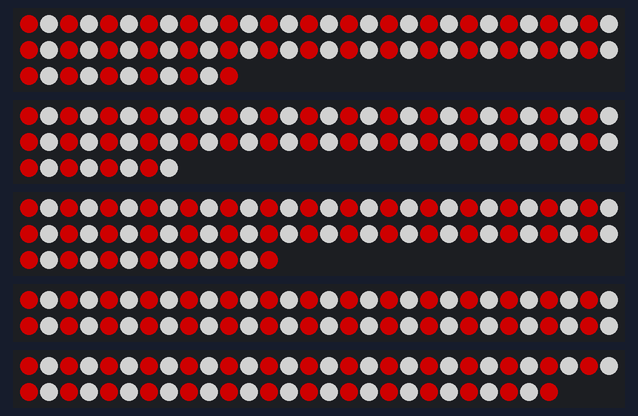
This sketch was run on a simulated Arduino Uno, built with avr-gcc and run on an emulated ATmega328P. Parts: 71 RGB LEDs in strip order, left to right, continuing on the next row, 68 RGB LEDs in strip order, left to right, continuing on the next row, 73 RGB LEDs in strip order, left to right, continuing on the next row, 60 RGB LEDs in strip order, left to right, continuing on the next row, 57 RGB LEDs in strip order, left to right, continuing on the next row. Dim RGB values are drawn brighter than linear; random numbers use the default seed unless the sketch sets one.

Above: at 1.1 s.
At 2.51 s:
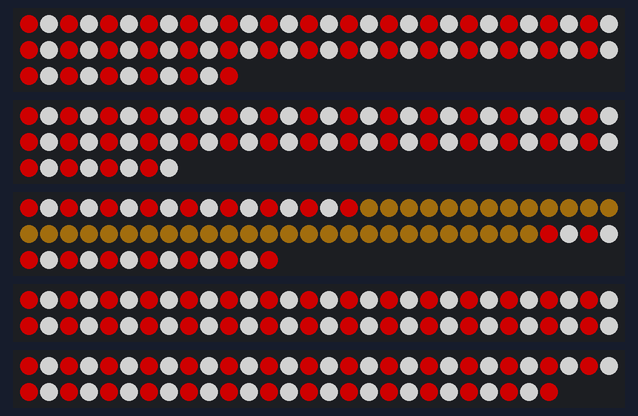
At 4.2 s:
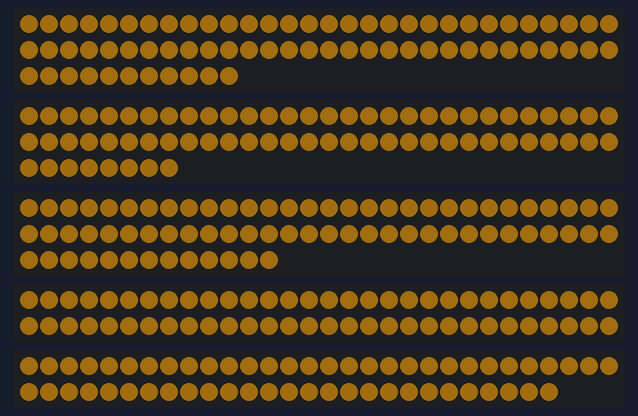
At 5.65 s:
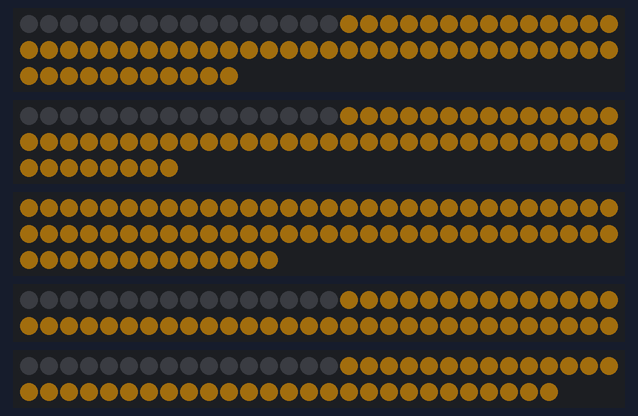
At 6.9 s:
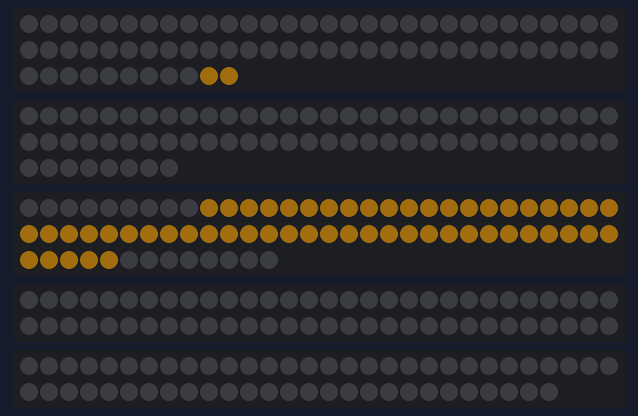
At 39.49 s:
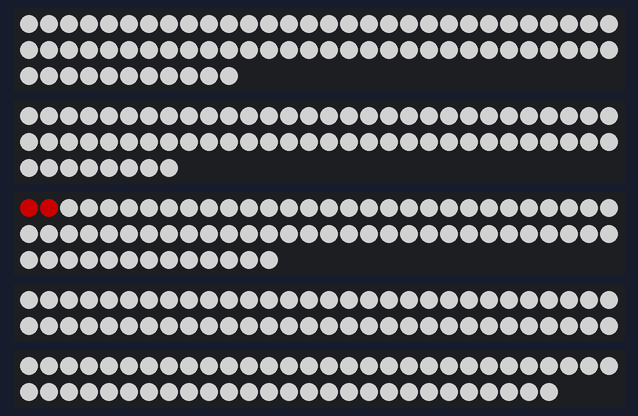

The sketch:

hexagon.ino
```cpp
#include <Adafruit_NeoPixel.h>

//Naming principle: Stripname+"n" (Number of Pixels).

#define mid1n 60
#define mid2n 57
#define leftn 71
#define rightn 68
#define botn 73


Adafruit_NeoPixel bot = Adafruit_NeoPixel(botn, 8, NEO_GRB + NEO_KHZ800);
Adafruit_NeoPixel left = Adafruit_NeoPixel(leftn, 11, NEO_GRB + NEO_KHZ800);
Adafruit_NeoPixel right = Adafruit_NeoPixel(rightn, 10, NEO_GRB + NEO_KHZ800);
Adafruit_NeoPixel mid1 = Adafruit_NeoPixel(mid1n, 9, NEO_GRB + NEO_KHZ800);
Adafruit_NeoPixel mid2 = Adafruit_NeoPixel(mid2n, 12, NEO_GRB + NEO_KHZ800);

//pointers to pass around these strings between functions.
Adafruit_NeoPixel *botp = &bot;
Adafruit_NeoPixel *rightp = &right;
Adafruit_NeoPixel *leftp = &left;
Adafruit_NeoPixel *mid1p = &mid1;
Adafruit_NeoPixel *mid2p = &mid2;

//Naming principle: Where it's located on the hexagon, when at it from the arduino side.


//Helping variables, to control rainbow colors.
int i=0,m=0;


//A couple of premade colors, for easier use later.
uint32_t ranCo(){
  return left.Color(random(0,200),random(0,200),random(0,200));
}
uint32_t black = left.Color(0,0,0);
uint32_t white = left.Color(255,255,255);
uint32_t magenta = left.Color(255,0,255);
uint32_t purple = left.Color(204,102,153);
uint32_t yellow = left.Color(255,204,0);
uint32_t gray = left.Color(153,153,102);
uint32_t lblue = left.Color(102,153,255);
uint32_t dgreen = left.Color(0,102,0);
uint32_t turq = left.Color(0,255,204);
uint32_t dblue = left.Color(0,0,102);
uint32_t red = left.Color(240,0,0);
uint32_t green = left.Color(0,240,0);
uint32_t blue = left.Color(0,0,240);
uint32_t rgb[3]={red, green,blue};


//a new addition, using linked lists to make iterating through the strips easier. Some error still exists.
namespace Node{
  struct Pixel {
  Adafruit_NeoPixel *strip;
  int location;
  Pixel *next;
  Pixel *prev;
  };

  bool isEmpty(Pixel *head){
    if (head==NULL)return true;
    return false;
  }
  void insertFirst(Pixel *&head,Pixel *&tail, Adafruit_NeoPixel *&band, int loc){
    Pixel *temp = new Pixel;
    temp->strip = band;
    temp->location = loc;
    temp->next = tail;
    temp->prev = head;
    head=temp;
    tail=temp;
  }
  void appendPixel(Pixel *&head,Pixel *&tail, Adafruit_NeoPixel *&band, int loc){
    if (isEmpty(head)) insertFirst(head,tail,band,loc);
    else {
      Pixel *temp = new Pixel;
      temp->strip = band;
      temp->location = loc;
      temp->next=head;
      temp->prev=tail;
      tail->next=temp;
      head->prev=temp;
      tail=temp;
    }
  }
  Pixel findPixel(Pixel *&head, int locToFind){
    Pixel *temp = new Pixel;
    temp=head;
    int x=0;
    while (x<locToFind){
      temp=temp->next;
      x+=1;
    }
    return *temp;
  }
}
//Helper head and tail nodes.
Node::Pixel *headOuter=NULL;
Node::Pixel *tailOuter = NULL;
Node::Pixel *headInner =NULL;
Node::Pixel *tailInner=NULL;

void setup() {
  // Initialize all lights, and set their brightness to ~ half of normal.
  //Half of normal due to power consumption.
  left.begin();
  right.begin();
  bot.begin();
  mid1.begin();
  mid2.begin();
  left.setBrightness(120);
  right.setBrightness(120);
  bot.setBrightness(120);
  mid2.setBrightness(120);
  mid1.setBrightness(120);
  //adding all pixels into the linked list. Used in the circle function
  for (int i = 0;i<leftn;i++){
    Node::appendPixel(headOuter,tailOuter,leftp,i);
  }
  for (int i = botn;i>=0;i--){
    Node::appendPixel(headOuter,tailOuter,botp,i);
  }
  for (int i = rightn;i>=0;i--){
    Node::appendPixel(headOuter,tailOuter,rightp,i);
  }
  for (int i=0;i<mid1n;i++){
    Node::appendPixel(headInner,tailInner,mid1p,i);
  }
  for (int i=mid2n;i>=0;i--){
    Node::appendPixel(headInner,tailInner,mid2p,i);
  }
}

void loop() {
  //the variable 'i' here controls the Rainbow colors in a couple of functions.
  i++;
  redWhite(); //every second white, every second red light.

  downup(ranCo()); //up and down on the hexagon.
  slowLights(); // slowly light up in one color.
  //rave(); //care for your eyes though.
  Stack(); //stacks another color on top of the white.
  sumfin(); //a blueish color from both ends, meeting in the middle

  //circle();  //The light runs around the circle using a linked list. Doesn't work atm. I will try to fix asap.

  //reset the counter
  if (i>2000){
  i=0;
 }
 //another controlling variable, to help with the rainbow.
 if (m>2500){
  m=0;
 }
}

//The function that creates the rainbow colors.
uint32_t Wheel(byte WheelPos) {
  WheelPos = 255 - WheelPos;
  if(WheelPos < 85) {
    return left.Color(255 - WheelPos * 3, 0, WheelPos * 3);
  }
  if(WheelPos < 170) {
    WheelPos -= 85;
    return left.Color(0, WheelPos * 3, 255 - WheelPos * 3);
  }
  WheelPos -= 170;
  return left.Color(WheelPos * 3, 255 - WheelPos * 3, 0);
}


//Functions that makes turning lights on and off less tedious.
void lightOn(Adafruit_NeoPixel &strip,int led,uint32_t color){
  strip.setPixelColor(led,color);
  strip.show();
}

void lightsOn(Adafruit_NeoPixel &strip,int led,int howmany,uint32_t color){
  if (howmany<0){
    for (int i=0;i<howmany-1;i++){
      strip.setPixelColor(led-i,color);
    }
  }else {
    for (int i=0;i<howmany;i++){
      strip.setPixelColor(led+i,color);
    }
  }

  strip.show();
}

int * leds = new int [botn];
void slowLights(){

  for (int i=0;i<botn;i++){
    leds[i]=0;
  }
  for (int i=1;i<=botn;i++){
    for (int j=0;j<=i;j++){
      if (leds[j]<=200) leds[j]+=4;
      //Serial.println(leds[8],leds[15]);
    }
    for (int i=0;i<botn;i++){
      right.setPixelColor(i,(leds[i],0,0));
      left.setPixelColor(leftn-i,(leds[i],0,0));
      bot.setPixelColor(i,(leds[i],0,0));
      mid2.setPixelColor(i,(leds[i],0,0));
      lightOn(*mid1p,mid1n-i,(leds[i],0,0));

    }
    right.show();
    left.show();
    bot.show();
    mid1.show();
    mid2.show();
    delay(50);
  }
  while (leds[botn-1]<150){
    for (int i=0;i<botn;i++){
      if (leds[i]<=220) leds[i]+=1;

    }
    for (int i=0;i<botn;i++){
      right.setPixelColor(i,leds[i],0,0);
      left.setPixelColor(leftn-i,leds[i],0,0);
      bot.setPixelColor(i,leds[i],0,0);
      mid2.setPixelColor(i,leds[i],0,0);
      mid1.setPixelColor(mid1n-i,leds[i],0,0);
      }
    right.show();
    left.show();
    bot.show();
    mid1.show();
    mid2.show();
    delay(50);
  }
}


void redWhite(){
  for (int i=0; i<botn;i=i+2){
    lightOn(left,i,red);
    lightOn(right,i,red);
    lightOn(bot,i,red);
    lightOn(mid2,i,red);
    lightOn(mid1,i,red);
    lightOn(left,i+1,white);
    lightOn(right,i+1,white);
    lightOn(bot,i+1,white);
    lightOn(mid2,i+1,white);
    lightOn(mid1,i+1,white);
  }
  delay(1000);
}


void Stack(){
  for (int i=0;i<botn;i++){
    lightOn(left,i,white);
    lightOn(right,rightn-i,white);
    lightOn(bot,botn-i,white);
    lightOn(mid1,i,white);
    lightOn(mid2,mid2n-i,white);
    delay(30);
  }
  for (int j=botn;j>=0;j=j-4){
    for (int i=0;i<j;i++){
      lightOn(left,i,red);
      lightOn(right,rightn-i,yellow);
      lightOn(bot,botn-i,turq);
      lightOn(mid1,i,blue);
      lightOn(mid2,mid2n-i,green);
      lightOn(left,i-4,white);
      lightOn(right,rightn-i+4,white);
      lightOn(bot,botn-i+4,white);
      lightOn(mid1,i-4,white);
      lightOn(mid2,mid2n-i+4,white);
      delay(10);
    }
  }
  for (int i=0;i<botn;i++){
    lightOn(left,i,black);
    lightOn(right,rightn-i,black);
    lightOn(bot,botn-i,black);
    lightOn(mid1,i,black);
    lightOn(mid2,mid2n-i,black);
    delay(30);
  }
}

void wave(){
  for (int q=0;q<3;q++){
    for (int j=0;j<leftn;j+=3){
      lightOn(left,j+q,Wheel((j+m)%255));
      lightOn(right,j+q,Wheel((j+m)%255));
      lightOn(bot,j+q,Wheel((j+m)%255));
      lightOn(mid1,j+q,Wheel((j+m)%255));
      lightOn(mid2,j+q,Wheel((j+m)%255));
    }
  }
  delay(25);
}

void sumfin(){
   for (int i=0,j=botn;i<botn/2,j>botn/2;i++,j--){
    lightOn(left,i,(i,j,(j/i)*10));
    lightOn(left,j,(i,j,(j/i)*10));
    lightOn(bot,i,(i,j,(j/i)*10));
    lightOn(bot,j,(i,j,(j/i)*10));
    lightOn(right,i,(i,j,(j/i)*10));
    lightOn(right,j,(i,j,(j/i)*10));
    lightOn(mid1,i,(i,j,(j/i)*10));
    lightOn(mid1,j,(i,j,(j/i)*10));
    lightOn(mid2,i,(i,j,(j/i)*10));
    lightOn(mid2,j,(i,j,(j/i)*10));
    delay(50);
   }
  for (int i=0,j=botn;i<botn/2,j>botn/2;i++,j--){
    lightOn(left,i,black);
    lightOn(left,j,black);
    lightOn(bot,i,black);
    lightOn(bot,j,black);
    lightOn(right,i,black);
    lightOn(right,j,black);
    lightOn(mid1,i,black);
    lightOn(mid1,j,black);
    lightOn(mid2,i,black);
    lightOn(mid2,j,black);
    delay(50);
   }

}

void downup(uint32_t color){
  for (int i=botn/2, j=botn/2; i>=0,j<=botn;i--,j++){
    lightOn(bot,i,color);
    lightOn(bot,j,color);
    delay(10);
  }
  for (int i=leftn;i>=0;i--){
    lightOn(left,i,color);
    lightOn(right,i,color);
    lightOn(mid1,i,color);
    lightOn(mid2,i,color);
    delay(10);
  }
  delay(1000);
  for (int i=0;i<=rightn;i++){
    lightOn(left,i,black);
    lightOn(right,i,black);
    lightOn(mid1,i,black);
    lightOn(mid2,i,black);
    delay(10);
  }
  for (int i=0,j=botn;i<=botn/2, j>=botn/2;i++,j--){
    lightOn(bot,i,black);
    lightOn(bot,j,black);
    delay(10);
  }

}

//helper function, intended to occasionally turn off all lights.
void allBlack(){
  for (int i=0;i<botn;i++){
    lightOn(left,i,black);
    lightOn(right,i,black);
    lightOn(bot,i,black);
    lightOn(mid1,i,black);
    lightOn(mid2,i,black);
    }
}

void rave(){
  for (int i=0;i<leftn;i++){
    lightOn(left,i,white);
    lightOn(right,i,white);
    lightOn(bot,i,white);
    lightOn(mid1,i,white);
    lightOn(mid2,i,white);
  }
  delay(random(5,350));
  for (int i=0;i<leftn;i++){
    lightOn(left,i,black);
    lightOn(bot,i,black);
    lightOn(right,i,black);
    lightOn(mid1,i,black);
    lightOn(mid2,i,black);
    }
  delay(random(5,350));
}
void circle(){
    int x=0;
    Node::Pixel *currOuterOn=headOuter;
    Node::Pixel *currInnerOn=headInner;
    Node::Pixel *currOuterOff=headOuter->prev->prev->prev->prev->prev->prev->prev->prev->prev->prev->prev->prev;
    Node::Pixel *currInnerOff=headInner->prev->prev->prev->prev->prev->prev->prev->prev->prev->prev->prev->prev;
    while (x<200000){
      lightOn(*currOuterOn->strip,currOuterOn->location,Wheel((i+x)%255));
      lightOn(*currInnerOn->strip,currInnerOn->location,Wheel((i+x)%255));
      lightOn(*currOuterOff->strip,currOuterOff->location,black);
      lightOn(*currInnerOff->strip,currInnerOff->location,black);
      currOuterOn=currOuterOn->next;
      currInnerOn=currInnerOn->next;
      currOuterOff=currOuterOff->next;
      currInnerOff=currInnerOff->next;
      x++;
    }
    /*for (uint16_t j=0,k=leftn; j < rightn,k>=0; j++,k--) {
      lightOn(right,j,Wheel((j+m)%255));
      lightOn(mid2,j,Wheel((j+m)%255));
      lightOn(left,k,black);
      lightOn(mid1,k,black);
      delay(10);
    }
    m=m+leftn;
    for (uint16_t j=0; j < botn; j++) {
      lightOn(bot,j,Wheel((j+m)%255));
      lightOn(right,j,black);
      lightOn(mid2,j,black);
      delay(10);
    }

    m=m+leftn;
    for (uint16_t j=leftn,k=0; j>=0,k<botn; j--,k++) {
      lightOn(left,j,Wheel((j+m)%255));
      lightOn(bot,k,black);
      lightOn(mid1,k,Wheel((j+m)%255));
      delay(10);
    }
    m=m+leftn;*/
}
```
